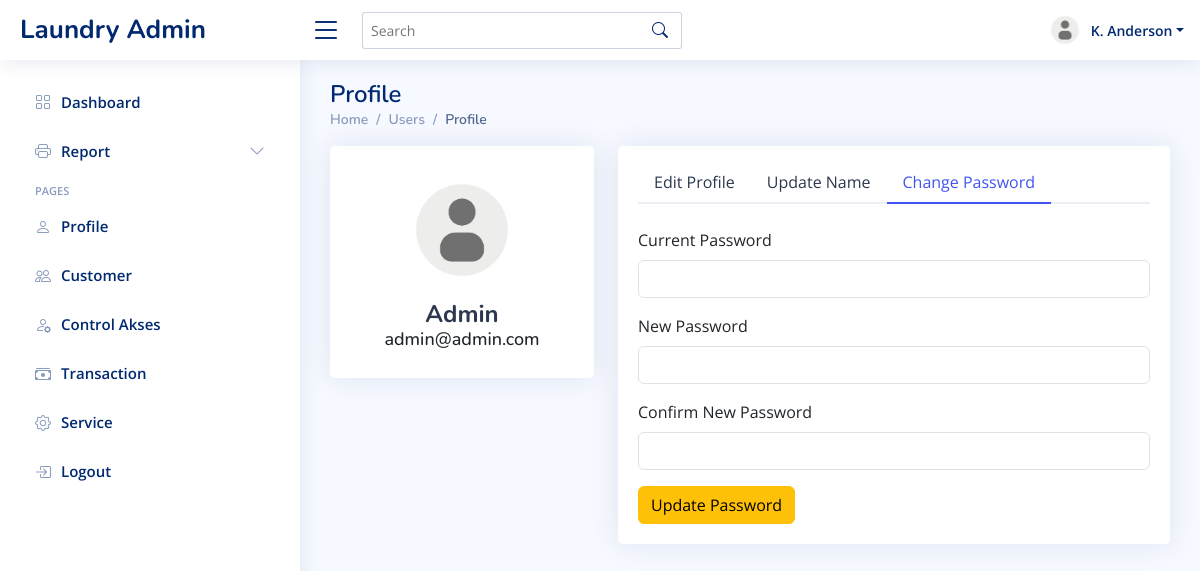
Page /dashboard.php?page=profile (signed in) on the earlier database version.
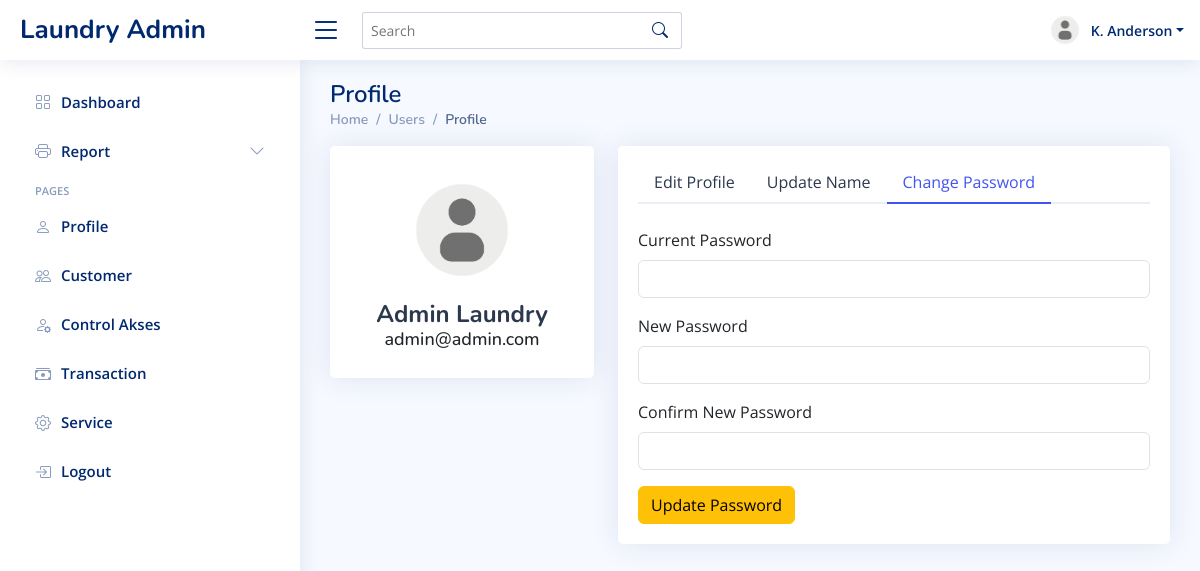
Same page on the later database version.
### tables this page shows
CREATE TABLE `user` (
  `id` int(11) NOT NULL,
  `id_level` int(11) NOT NULL,
  `name` varchar(50) NOT NULL,
  `email` varchar(50) NOT NULL,
  `password` varchar(100) NOT NULL,
  `created_at` timestamp NOT NULL DEFAULT current_timestamp() ON UPDATE current_timestamp(),
  `updated_at` timestamp NULL DEFAULT NULL
);

### content/profile.php (the view, shortened to what this page needs)
<?php
require_once 'koneksi.php';
$id_user = $_SESSION['ID_USER'];
$stmt = $koneksi->prepare("SELECT name, email FROM user WHERE id = ?");
$stmt->bind_param("i", $id_user);
$stmt->execute();
$result = $stmt->get_result();
$user = $result->fetch_assoc();
?>
    <div class="pagetitle">
      <h1>Profile</h1>
      <nav>
        <ol class="breadcrumb">
          <li class="breadcrumb-item"><a href="index.html">Home</a></li>
          <li class="breadcrumb-item">Users</li>
          <li class="breadcrumb-item active">Profile</li>
        </ol>
      </nav>
    </div>
    <section class="section profile">
      <div class="row">
        <div class="col-xl-4">
          <div class="card">
            <div class="card-body profile-card pt-4 d-flex flex-column align-items-center">
              <img src="assets/img/profile-img.jpg" alt="Profile" class="rounded-circle">
              <h2><?php echo htmlspecialchars($user['name']); ?></h2>
              <h3><?php echo htmlspecialchars($user['email']); ?></h3>
            </div>
          </div>
        </div>
        <div class="col-xl-8">
          <div class="card">
            <div class="card-body pt-3">
              <ul class="nav nav-tabs nav-tabs-bordered" role="tablist">
                <li class="nav-item" role="presentation">
                  <button class="nav-link" data-bs-toggle="tab" data-bs-target="#profile-edit" aria-selected="false" role="tab" tabindex="-1">Edit Profile</button>
                </li>
                <li class="nav-item" role="presentation">
                  <button class="nav-link" data-bs-toggle="tab" data-bs-target="#profile-settings" aria-selected="false" role="tab" tabindex="-1">Update Name</button>
                </li>
                <li class="nav-item" role="presentation">
                  <button class="nav-link active" data-bs-toggle="tab" data-bs-target="#profile-change-password" aria-selected="true" role="tab">Change Password</button>
                </li>
              </ul>
              <div class="tab-content pt-2">
                <div class="tab-pane fade pt-3 active show" id="profile-change-password" role="tabpanel">
                  <form method="POST" action="">
                        <div class="mb-3">
                            <label for="current_password" class="form-label">Current Password</label>
                            <input type="password" class="form-control" id="current_password" name="current_password" required>
                        </div>
                        <div class="mb-3">
                            <label for="new_password" class="form-label">New Password</label>
                            <input type="password" class="form-control" id="new_password" name="new_password" required>
                        </div>
                        <div class="mb-3">
                            <label for="confirm_password" class="form-label">Confirm New Password</label>
                            <input type="password" class="form-control" id="confirm_password" name="confirm_password" required>
                        </div>
                        <button type="submit" name="update_password" class="btn btn-warning">Update Password</button>
                    </form>
                </div>
              </div>
            </div>
          </div>
        </div>
      </div>
    </section>

### template/header.php (shortened to what this page needs)
<!DOCTYPE html>
<html lang="en">
<head>
    <link href="assets/vendor/bootstrap/css/bootstrap.min.css" rel="stylesheet">
    <link href="assets/vendor/bootstrap-icons/bootstrap-icons.css" rel="stylesheet">
    <link href="assets/vendor/boxicons/css/boxicons.min.css" rel="stylesheet">
    <link href="assets/vendor/quill/quill.snow.css" rel="stylesheet">
    <link href="assets/vendor/quill/quill.bubble.css" rel="stylesheet">
    <link href="assets/vendor/remixicon/remixicon.css" rel="stylesheet">
    <link href="assets/vendor/simple-datatables/style.css" rel="stylesheet">
    <link href="assets/css/style.css" rel="stylesheet">
</head>
<body>
    <header id="header" class="header fixed-top d-flex align-items-center">
        <div class="d-flex align-items-center justify-content-between">
            <a href="index.html" class="logo d-flex align-items-center">
                <span class="d-none d-lg-block">Laundry Admin</span>
            </a>
            <i class="bi bi-list toggle-sidebar-btn"></i>
        </div>
        <div class="search-bar">
            <form class="search-form d-flex align-items-center" method="POST" action="#">
                <input type="text" name="query" placeholder="Search" title="Enter search keyword">
                <button type="submit" title="Search"><i class="bi bi-search"></i></button>
            </form>
        </div>
        <nav class="header-nav ms-auto">
            <ul class="d-flex align-items-center">
                <li class="nav-item dropdown pe-3">
                    <a class="nav-link nav-profile d-flex align-items-center pe-0" href="#" data-bs-toggle="dropdown">
                        <img src="assets/img/profile-img.jpg" alt="Profile" class="rounded-circle">
                        <span class="d-none d-md-block dropdown-toggle ps-2">K. Anderson</span>
                    </a>
                </li>
            </ul>
        </nav>
    </header>

### template/sidebar.php (shortened to what this page needs)
<aside id="sidebar" class="sidebar">
    <ul class="sidebar-nav" id="sidebar-nav">
        <li class="nav-item">
            <a class="nav-link collapsed" href="?page=home">
                <i class="bi bi-grid"></i>
                <span>Dashboard</span>
            </a>
        </li>
        <li class="nav-item">
            <a class="nav-link collapsed" data-bs-target="#components-nav" data-bs-toggle="collapse" href="#">
                <i class="bi bi-printer"></i><span>Report</span><i class="bi bi-chevron-down ms-auto"></i>
            </a>
        </li>
        <li class="nav-heading">Pages</li>
        <li class="nav-item">
            <a class="nav-link collapsed" href="?page=profile">
                <i class="bi bi-person"></i>
                <span>Profile</span>
            </a>
        </li>
        <li class="nav-item">
            <a class="nav-link collapsed" href="?page=customer">
                <i class="bi bi-people"></i>
                <span>Customer</span>
            </a>
        </li>
        <li class="nav-item">
            <a class="nav-link collapsed" href="?page=akses">
                <i class="bi bi-person-gear"></i>
                <span>Control Akses</span>
            </a>
        </li>
        <li class="nav-item">
            <a class="nav-link collapsed" href="?page=trans-order">
                <i class="bi bi-cash-stack"></i> <span>Transaction</span>
            </a>
        </li>
        <li class="nav-item">
            <a class="nav-link collapsed" href="?page=services">
                <i class="bi bi-gear"></i> <span>Service</span>
            </a>
        </li>
        <li class="nav-item">
            <a class="nav-link collapsed" href="logout.php">
                <i class="bi bi-box-arrow-in-right"></i>
                <span>Logout</span>
            </a>
        </li>
    </ul>
</aside>

### dashboard.php (shortened to what this page needs)
<?php require_once "template/header.php"; ?>
<?php require_once "template/sidebar.php"; ?>
<main id="main" class="main">
    <?php
    if (isset($_GET['page'])) {
        if (file_exists('content/' . $_GET['page'] . ".php")) {
            include 'content/' . $_GET['page'] . ".php";
        } else {
            include "content/home.php";
        }
    } else {
        include "content/home.php";
    }
    ?>
</main>
<?php require_once "template/footer.php"; ?>

### template/footer.php (shortened to what this page needs)
</body>
</html>

### assets/css/style.css (style rules this page uses)
:root { scroll-behavior: smooth; }
body { font-family: "Open Sans", sans-serif; background: #f6f9ff; color: #444444; }
a { color: #4154f1; text-decoration: none; }
h1, h2, h3, h4, h5, h6 { font-family: "Nunito", sans-serif; }
#main { margin-top: 60px; padding: 20px 30px; transition: all 0.3s; }
.pagetitle { margin-bottom: 10px; }
.pagetitle h1 { font-size: 24px; margin-bottom: 0; font-weight: 600; color: #012970; }
.card { margin-bottom: 30px; border: none; border-radius: 5px; box-shadow: 0px 0 30px rgba(1, 41, 112, 0.1); }
.card-body { padding: 0 20px 20px 20px; }
.breadcrumb { font-size: 14px; font-family: "Nunito", sans-serif; color: #899bbd; font-weight: 600; }
.breadcrumb a { color: #899bbd; transition: 0.3s; }
.breadcrumb .breadcrumb-item::before { color: #899bbd; }
.breadcrumb .active { color: #51678f; font-weight: 600; }
.nav-tabs-bordered { border-bottom: 2px solid #ebeef4; }
.nav-tabs-bordered .nav-link { margin-bottom: -2px; border: none; color: #2c384e; }
.nav-tabs-bordered .nav-link.active { background-color: #fff; color: #4154f1; border-bottom: 2px solid #4154f1; }
.logo { line-height: 1; }
@media (min-width: 1200px) { .logo { width: 280px; } }
.logo span { font-size: 26px; font-weight: 700; color: #012970; font-family: "Nunito", sans-serif; }
.header { transition: all 0.5s; z-index: 997; height: 60px; box-shadow: 0px 2px 20px rgba(1, 41, 112, 0.1); background-color: #fff; padding-left: 20px; }
.header .toggle-sidebar-btn { font-size: 32px; padding-left: 10px; cursor: pointer; color: #012970; }
.header .search-bar { min-width: 360px; padding: 0 20px; }
.header .search-form { width: 100%; }
.header .search-form input { border: 0; font-size: 14px; color: #012970; border: 1px solid rgba(1, 41, 112, 0.2); padding: 7px 38px 7px 8px; border-radius: 3px; transition: 0.3s; width: 100%; }
.header .search-form button { border: 0; padding: 0; margin-left: -30px; background: none; }
.header .search-form button i { color: #012970; }
.header-nav ul { list-style: none; }
.header-nav>ul { margin: 0; padding: 0; }
.header-nav .nav-profile { color: #012970; }
.header-nav .nav-profile img { max-height: 36px; }
.header-nav .nav-profile span { font-size: 14px; font-weight: 600; }
.sidebar { position: fixed; top: 60px; left: 0; bottom: 0; width: 300px; z-index: 996; transition: all 0.3s; padding: 20px; overflow-y: auto; scrollbar-width: thin; scrollbar-color: #aab7cf transparent; box-shadow: 0px 0px 20px rgba(1, 41, 112, 0.1); background-color: #fff; }
@media (min-width: 1200px) { #main, #footer { margin-left: 300px; } }
.sidebar-nav { padding: 0; margin: 0; list-style: none; }
.sidebar-nav li { padding: 0; margin: 0; list-style: none; }
.sidebar-nav .nav-item { margin-bottom: 5px; }
.sidebar-nav .nav-heading { font-size: 11px; text-transform: uppercase; color: #899bbd; font-weight: 600; margin: 10px 0 5px 15px; }
.sidebar-nav .nav-link { display: flex; align-items: center; font-size: 15px; font-weight: 600; color: #4154f1; transition: 0.3; background: #f6f9ff; padding: 10px 15px; border-radius: 4px; }
.sidebar-nav .nav-link i { font-size: 16px; margin-right: 10px; color: #4154f1; }
.sidebar-nav .nav-link.collapsed { color: #012970; background: #fff; }
.sidebar-nav .nav-link.collapsed i { color: #899bbd; }
.sidebar-nav .nav-link .bi-chevron-down { margin-right: 0; transition: transform 0.2s ease-in-out; }
.profile .profile-card img { max-width: 120px; }
.profile .profile-card h2 { font-size: 24px; font-weight: 700; color: #2c384e; margin: 10px 0 0 0; }
.profile .profile-card h3 { font-size: 18px; }

Differences in the rows shown:
changed user "admin@admin.com": name "Admin" → "Admin Laundry"
